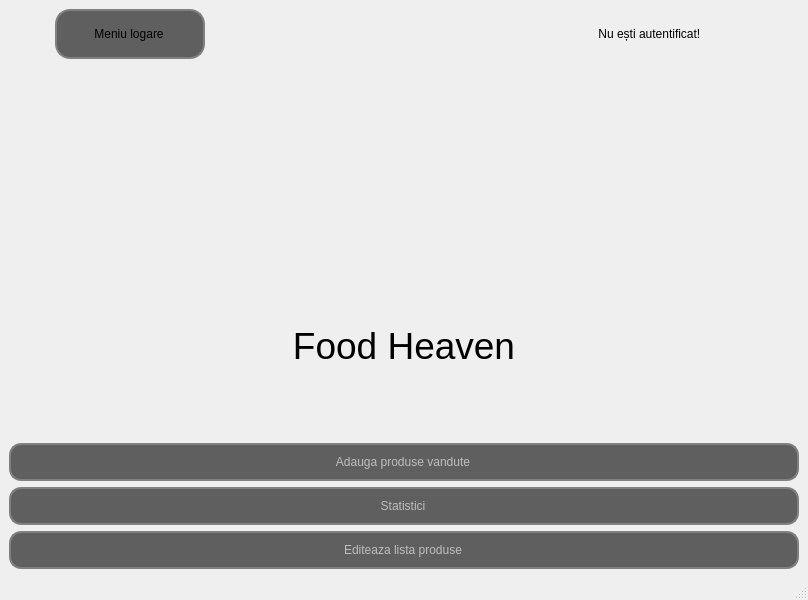
<?xml version="1.0" encoding="UTF-8"?>
<ui version="4.0">
 <class>BaseWindow</class>
 <widget class="QMainWindow" name="BaseWindow">
  <property name="enabled">
   <bool>true</bool>
  </property>
  <property name="geometry">
   <rect>
    <x>0</x>
    <y>0</y>
    <width>808</width>
    <height>600</height>
   </rect>
  </property>
  <property name="minimumSize">
   <size>
    <width>808</width>
    <height>600</height>
   </size>
  </property>
  <property name="windowTitle">
   <string>Food Heaven - Main Menu</string>
  </property>
  <property name="windowIcon">
   <iconset resource="../resouces.qrc">
    <normaloff>:/assets/hamburger_logo.png</normaloff>:/assets/hamburger_logo.png</iconset>
  </property>
  <widget class="QWidget" name="centralwidget">
   <property name="enabled">
    <bool>true</bool>
   </property>
   <layout class="QGridLayout" name="gridLayout">
    <item row="0" column="0">
     <layout class="QVBoxLayout" name="verticalLayout">
      <item>
       <layout class="QHBoxLayout" name="horizontalLayout" stretch="0,0">
        <property name="spacing">
         <number>300</number>
        </property>
        <property name="sizeConstraint">
         <enum>QLayout::SetFixedSize</enum>
        </property>
        <property name="leftMargin">
         <number>0</number>
        </property>
        <property name="topMargin">
         <number>0</number>
        </property>
        <item>
         <widget class="QPushButton" name="pushButton">
          <property name="minimumSize">
           <size>
            <width>150</width>
            <height>50</height>
           </size>
          </property>
          <property name="maximumSize">
           <size>
            <width>150</width>
            <height>60</height>
           </size>
          </property>
          <property name="styleSheet">
           <string notr="true">QPushButton{
background:#5F5F5F;
border: 2px solid gray;
border-radius:15px;
padding:10 10 10 8px;

}
QPushButton::pressed{
border: 3px solid black;
}
QPushButton::hover{
 background-color: #B8B8B8;
 color: 	black;
}</string>
          </property>
          <property name="text">
           <string>Meniu logare</string>
          </property>
         </widget>
        </item>
        <item>
         <widget class="QLabel" name="currentUsername">
          <property name="minimumSize">
           <size>
            <width>200</width>
            <height>0</height>
           </size>
          </property>
          <property name="maximumSize">
           <size>
            <width>200</width>
            <height>20</height>
           </size>
          </property>
          <property name="text">
           <string>Nu ești autentificat! </string>
          </property>
          <property name="alignment">
           <set>Qt::AlignCenter</set>
          </property>
         </widget>
        </item>
       </layout>
      </item>
      <item>
       <widget class="QLabel" name="logo">
        <property name="text">
         <string/>
        </property>
        <property name="textFormat">
         <enum>Qt::AutoText</enum>
        </property>
        <property name="pixmap">
         <pixmap resource="../resouces.qrc">:/assets/hamburger_logo.png</pixmap>
        </property>
        <property name="alignment">
         <set>Qt::AlignCenter</set>
        </property>
       </widget>
      </item>
      <item>
       <widget class="QLabel" name="name">
        <property name="font">
         <font>
          <pointsize>28</pointsize>
         </font>
        </property>
        <property name="text">
         <string>Food Heaven</string>
        </property>
        <property name="alignment">
         <set>Qt::AlignCenter</set>
        </property>
       </widget>
      </item>
      <item>
       <widget class="QPushButton" name="pushButton_1">
        <property name="enabled">
         <bool>false</bool>
        </property>
        <property name="minimumSize">
         <size>
          <width>271</width>
          <height>22</height>
         </size>
        </property>
        <property name="styleSheet">
         <string notr="true">QPushButton{
background:#5F5F5F;
border: 2px solid gray;
border-radius:12px;
padding:10 10 10 8px;

}
QPushButton::pressed{
border: 3px solid black;
}
QPushButton::hover{
 background-color: #B8B8B8;
 color: 	black;
}</string>
        </property>
        <property name="text">
         <string>Adauga produse vandute</string>
        </property>
       </widget>
      </item>
      <item>
       <widget class="QPushButton" name="pushButton_2">
        <property name="enabled">
         <bool>false</bool>
        </property>
        <property name="minimumSize">
         <size>
          <width>0</width>
          <height>22</height>
         </size>
        </property>
        <property name="styleSheet">
         <string notr="true">QPushButton{
background:#5F5F5F;
border: 2px solid gray;
border-radius:12px;
padding:10 10 10 8px;

}
QPushButton::pressed{
border: 3px solid black;
}
QPushButton::hover{
 background-color: #B8B8B8;
 color: 	black;
}</string>
        </property>
        <property name="text">
         <string>Statistici</string>
        </property>
       </widget>
      </item>
      <item>
       <widget class="QPushButton" name="pushButton_3">
        <property name="enabled">
         <bool>false</bool>
        </property>
        <property name="minimumSize">
         <size>
          <width>0</width>
          <height>22</height>
         </size>
        </property>
        <property name="styleSheet">
         <string notr="true">QPushButton{
background:#5F5F5F;
border: 2px solid gray;
border-radius:12px;
padding:10 10 10 8px;

}
QPushButton::pressed{
border: 3px solid black;
}
QPushButton::hover{
 background-color: #B8B8B8;
 color: 	black;
}</string>
        </property>
        <property name="text">
         <string>Editeaza lista produse</string>
        </property>
       </widget>
      </item>
     </layout>
    </item>
   </layout>
  </widget>
  <widget class="QMenuBar" name="menubar">
   <property name="geometry">
    <rect>
     <x>0</x>
     <y>0</y>
     <width>808</width>
     <height>22</height>
    </rect>
   </property>
  </widget>
  <widget class="QStatusBar" name="statusbar"/>
 </widget>
 <resources>
  <include location="../resouces.qrc"/>
 </resources>
 <connections/>
</ui>
